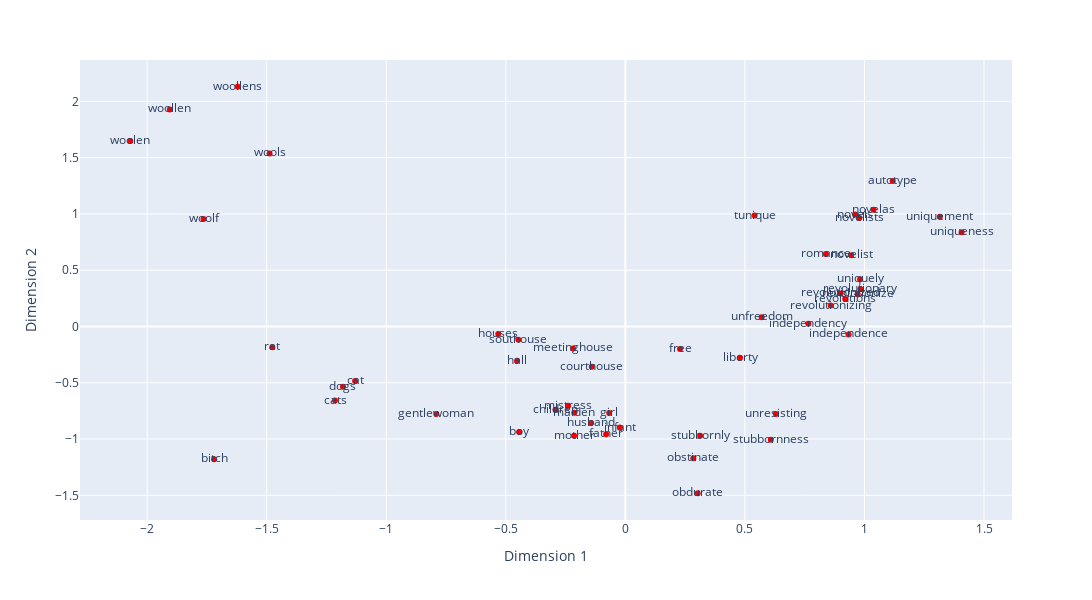

The notebook cell this image was saved under:
### Markdown cell above
Pur potendo risultare in un primo momento abbastanza confusionario, osservando il risultato della rappresentazione 2D degli *embeddings* si possono ricostruire i gruppi delle parole appartenenti ai "vicini" di quelle passate come input nella lista di partenza:

### Code cell
visualise_neighbours_two(first_period_model, trial_words, 5)

### Figure 1 — Plotly figure (JSON) as saved in the notebook; plotly's stock layout.template omitted (floating-point values rounded to 4 significant figures)
{"data": [{"hovertemplate": "Dimension 1=%{x}<br>Dimension 2=%{y}<br>text=%{text}<extra></extra>", "legendgroup": "", "marker": {"color": "red", "symbol": "circle"}, "mode": "markers+text", "name": "", "orientation": "v", "showlegend": false, "text": ["cat", "dogs", "rat", "bitch", "cats", "meetinghouse", "courthouse", "southouse", "houses", "hall", "woollen", "wools", "woolen", "woollens", "woolf", "mistress", "husband", "gentlewoman", "girl", "maiden", "liberty", "unfreedom", "free", "independence", "independency", "novels", "novelists", "novelist", "romance", "novelas", "revolutionized", "revolutions", "revolutionizing", "revolutionize", "revolutionary", "uniqueness", "tunique", "uniquement", "uniquely", "autotype", "stubbornly", "stubbornness", "obstinate", "obdurate", "unresisting", "mother", "infant", "boy", "children", "father"], "type": "scatter", "x": [-1.13, -1.181, -1.476, -1.72, -1.214, -0.2187, -0.1405, -0.4475, -0.5317, -0.4528, -1.905, -1.488, -2.07, -1.621, -1.764, -0.2393, -0.1437, -0.7908, -0.06773, -0.2136, 0.4797, 0.5698, 0.2287, 0.9336, 0.7653, 0.9612, 0.9787, 0.9447, 0.8383, 1.038, 0.9004, 0.9197, 0.8588, 0.9719, 0.9833, 1.406, 0.5405, 1.315, 0.9819, 1.118, 0.3128, 0.6082, 0.2842, 0.3025, 0.6298, -0.2144, -0.0232, -0.4444, -0.2917, -0.08051], "xaxis": "x", "y": [-0.4844, -0.5354, -0.1837, -1.181, -0.6588, -0.195, -0.3587, -0.1184, -0.06583, -0.3054, 1.928, 1.537, 1.649, 2.13, 0.9539, -0.7054, -0.8568, -0.7778, -0.7687, -0.7666, -0.2785, 0.08085, -0.2001, -0.07102, 0.02424, 0.9939, 0.9636, 0.6324, 0.6429, 1.038, 0.2931, 0.2439, 0.1857, 0.2852, 0.3328, 0.8375, 0.9859, 0.9746, 0.4204, 1.293, -0.9707, -1.005, -1.172, -1.482, -0.7784, -0.9705, -0.8981, -0.9387, -0.7403, -0.9584], "yaxis": "y"}], "layout": {"height": 600, "legend": {"tracegroupgap": 0}, "margin": {"t": 60}, "width": 1200, "xaxis": {"anchor": "y", "domain": [0, 1], "title": {"text": "Dimension 1"}}, "yaxis": {"anchor": "x", "domain": [0, 1], "title": {"text": "Dimension 2"}}}}
